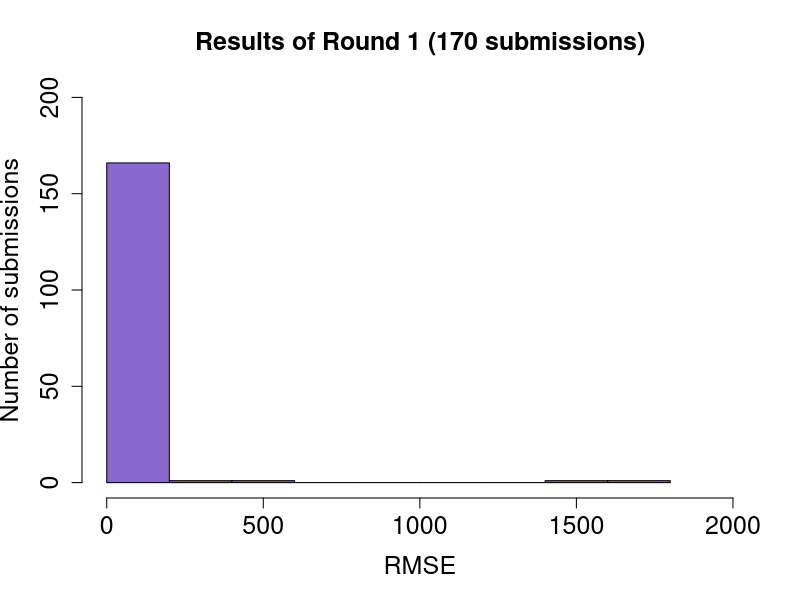
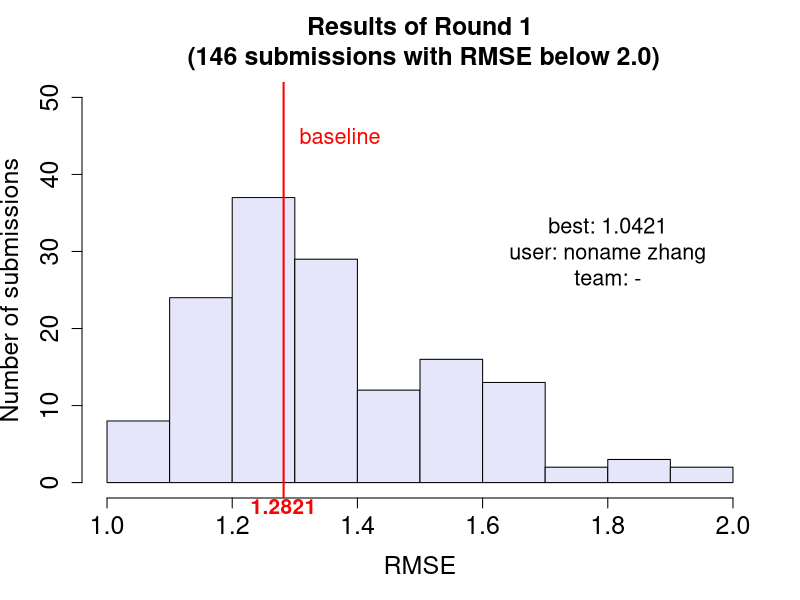
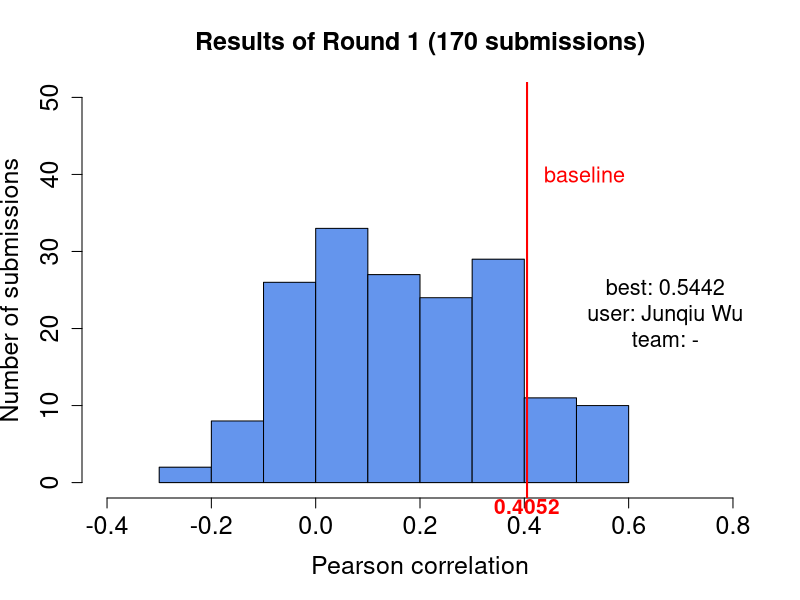
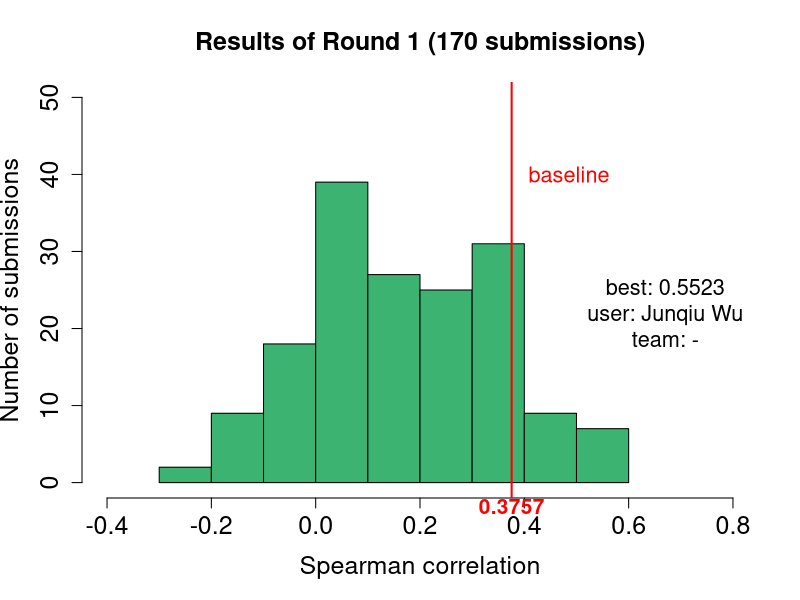
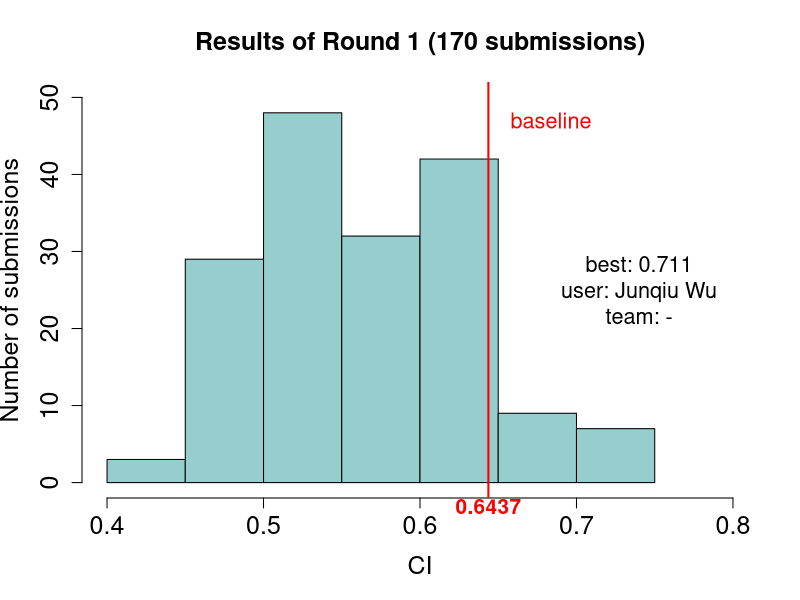
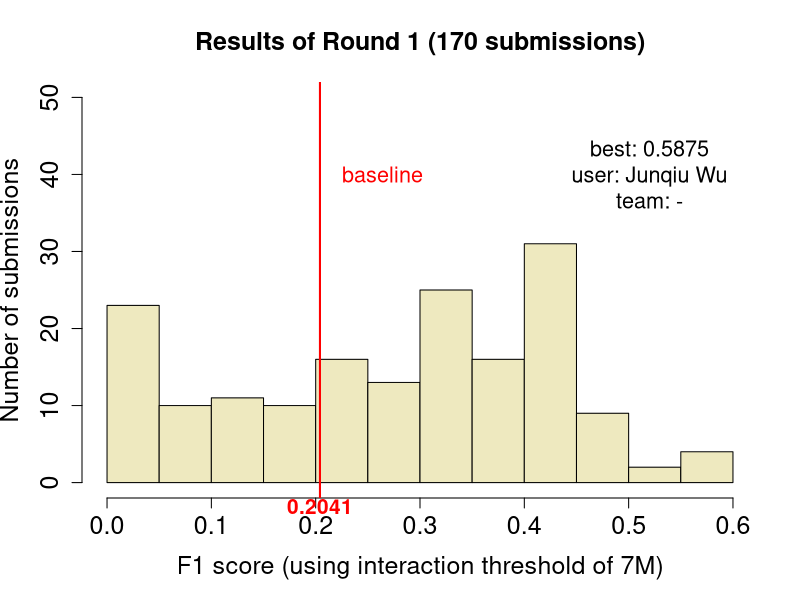
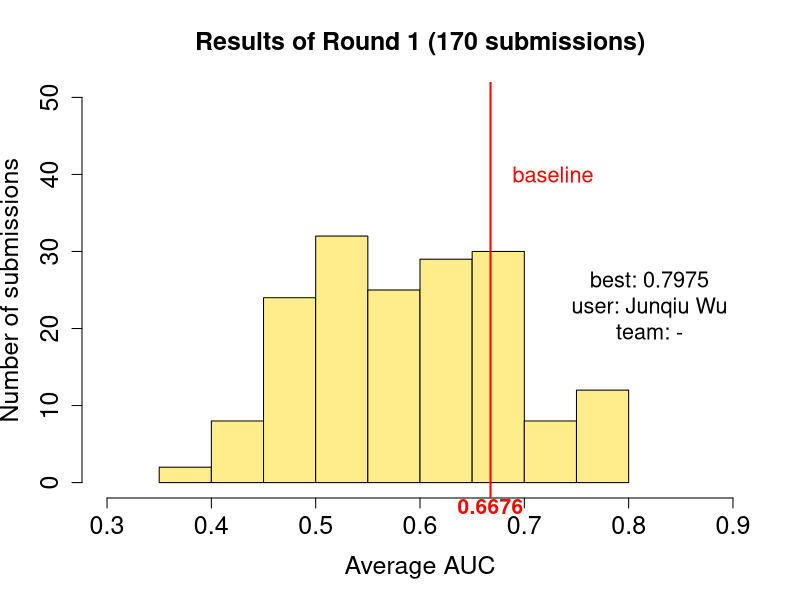

Reproduce these figures in R, in order.
setwd("/Users/cichonsk/Documents/PhD_FIMM_HIIT/DREAM/Round1_results")

results = as.matrix(read.table("results_round1_updatedCI.tsv", header = TRUE, sep = "\t",
                               comment.char = "", as.is = TRUE))
n_submissions = dim(results)[1]

baseline_results = t(as.matrix(results[which(results[,"objectId"] == "9681691"),]))



# RMSE
rmse_all = results[,"rmse"]
rmse_below100 = rmse_all[which(rmse_all < 100)]
rmse_below2 = rmse_all[which(rmse_all < 2)]

pdf("figures/rmse_all.pdf")
hist(rmse_all, main = "Results of Round 1 (170 submissions)", 
     xlim = c(round(min(rmse_all)),round(max(rmse_all)/1000)*1000), ylim = c(0,200),
     xlab = "RMSE", ylab = "Number of submissions", cex.lab = 1.5, cex.axis = 1.5, cex.main = 1.5,
     col = "mediumpurple3")
dev.off()

pdf("figures/rmse_below2.pdf")
hist(rmse_below2, main = "Results of Round 1\n (146 submissions with RMSE below 2.0)", 
     ylim = c(0,50),
     xlab = "RMSE", ylab = "Number of submissions", cex.lab = 1.5, cex.axis = 1.5, cex.main = 1.5,
     col = "lavender")
abline(v = baseline_results[,"rmse"], col="red", lwd=2)
mtext(baseline_results[,"rmse"], side = 1, col = "red", at = baseline_results[,"rmse"], font = 2, cex=1.25)
text(baseline_results[,"rmse"]+0.09, 45, "baseline",  cex = 1.3, col = "red")
text(1.8, 30, sprintf("best: %s\nuser: noname zhang\nteam: -", min(rmse_all)), cex = 1.3)
dev.off()


# Pearson correlation
pdf("figures/pearson.pdf")
hist(results[,"pearson"], main = "Results of Round 1 (170 submissions)", 
     xlim = c(-0.4, 0.8), ylim = c(0,50),
     xlab = "Pearson correlation", ylab = "Number of submissions", cex.lab = 1.5, cex.axis = 1.5, cex.main = 1.5,
     col = "cornflowerblue")
abline(v = baseline_results[,"pearson"], col="red", lwd=2)
mtext(baseline_results[,"pearson"], side = 1, col = "red", at = baseline_results[,"pearson"], font = 2, cex=1.25)
text(baseline_results[,"pearson"]+0.11, 40, "baseline",  cex = 1.3, col = "red")
text(0.67, 22, sprintf("best: %s\nuser: Junqiu Wu\nteam: -", max(results[,"pearson"])), cex = 1.3)
dev.off()


# Spearman correlation
pdf("figures/spearman.pdf")
hist(results[,"spearman"], main = "Results of Round 1 (170 submissions)", 
     xlim = c(-0.4, 0.8), ylim = c(0,50),
     xlab = "Spearman correlation", ylab = "Number of submissions", cex.lab = 1.5, cex.axis = 1.5, cex.main = 1.5,
     col = "mediumseagreen")
abline(v = baseline_results[,"spearman"], col="red", lwd=2)
mtext(baseline_results[,"spearman"], side = 1, col = "red", at = baseline_results[,"spearman"], font = 2, cex=1.25)
text(baseline_results[,"spearman"]+0.11, 40, "baseline",  cex = 1.3, col = "red")
text(0.67, 22, sprintf("best: %s\nuser: Junqiu Wu\nteam: -", max(results[,"spearman"], na.rm = TRUE)), cex = 1.3)
dev.off()


# Concordance index
pdf("figures/ci.pdf")
hist(results[,"ci"], main = "Results of Round 1 (170 submissions)", 
     xlim = c(0.4, 0.8), ylim = c(0,50),
     xlab = "CI", ylab = "Number of submissions", cex.lab = 1.5, cex.axis = 1.5, cex.main = 1.5,
     col = "paleturquoise3")
abline(v = baseline_results[,"ci"], col="red", lwd=2)
mtext(baseline_results[,"ci"], side = 1, col = "red", at = baseline_results[,"ci"], font = 2, cex=1.25)
text(baseline_results[,"ci"]+0.04, 47, "baseline",  cex = 1.3, col = "red")
text(0.74, 25, sprintf("best: %s\nuser: Junqiu Wu\nteam: -", max(results[,"ci"], na.rm = TRUE)), cex = 1.3)
dev.off()


# F1 score
pdf("figures/f1.pdf")
hist(results[,"f1"], main = "Results of Round 1 (170 submissions)", 
     xlim = c(0, 0.6), ylim = c(0,50),
     xlab = "F1 score (using interaction threshold of 7M)", ylab = "Number of submissions", cex.lab = 1.5, cex.axis = 1.5, cex.main = 1.5,
     col = "lemonchiffon2")
abline(v = baseline_results[,"f1"], col="red", lwd=2)
mtext(baseline_results[,"f1"], side = 1, col = "red", at = baseline_results[,"f1"], font = 2, cex=1.25)
text(baseline_results[,"f1"]+0.06, 40, "baseline",  cex = 1.3, col = "red")
text(0.52, 40, sprintf("best: %s\nuser: Junqiu Wu\nteam: -", max(results[,"f1"], na.rm = TRUE)), cex = 1.3)
dev.off()


# Average AUC
pdf("figures/average_auc.pdf")
hist(results[,"average_AUC"], main = "Results of Round 1 (170 submissions)", 
     xlim = c(0.3, 0.9), ylim = c(0,50),
     xlab = "Average AUC", ylab = "Number of submissions", cex.lab = 1.5, cex.axis = 1.5, cex.main = 1.5,
     col = "lightgoldenrod1")
abline(v = baseline_results[,"average_AUC"], col="red", lwd=2)
mtext(baseline_results[,"average_AUC"], side = 1, col = "red", at = baseline_results[,"average_AUC"], font = 2, cex=1.25)
text(baseline_results[,"average_AUC"]+0.06, 40, "baseline",  cex = 1.3, col = "red")
text(0.82, 23, sprintf("best: %s\nuser: Junqiu Wu\nteam: -", max(results[,"average_AUC"], na.rm = TRUE)), cex = 1.3)
dev.off()

